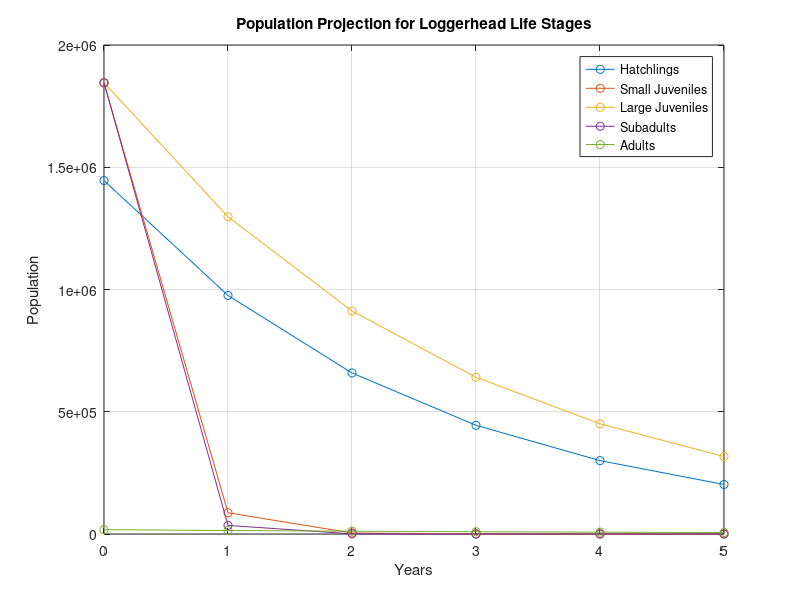

Recreate this plot in MATLAB.
hatch = 1445570;
sjuv = 1845597;
ljuv = 1845597;
subadult = 1845597;
adult = 17640;


years = input('How many years into the future would you like to project the population?:  ');

while isnumeric(years) && years <= 0
    disp('Error. Please input a positive integer!');
    years = input('How many years into the future would you like to project the population?:  ');
end

ipop = [hatch; sjuv; ljuv ; subadult; adult];
pop_mat = NaN(length(ipop), years + 1);
pop_mat(:, 1) = ipop;

p = [0.675, 0.047, 0.703, 0.019, 0.657];


for year = 1:years
    for i = 1:length(ipop)
        if i == length(ipop)
            growth_rate = 0.8091;
        else
            growth_rate = p(i);
        end
        pop_mat(i, year + 1) = pop_mat(i, year) * growth_rate;
    end
end

figure;
plot(0:years, pop_mat', '-o', 'LineWidth', 0.5);
xlabel('Years');
ylabel('Population');
title('Population Projection for Loggerhead Life Stages');
legend('Hatchlings', 'Small Juveniles', 'Large Juveniles', 'Subadults', 'Adults');
grid on;
